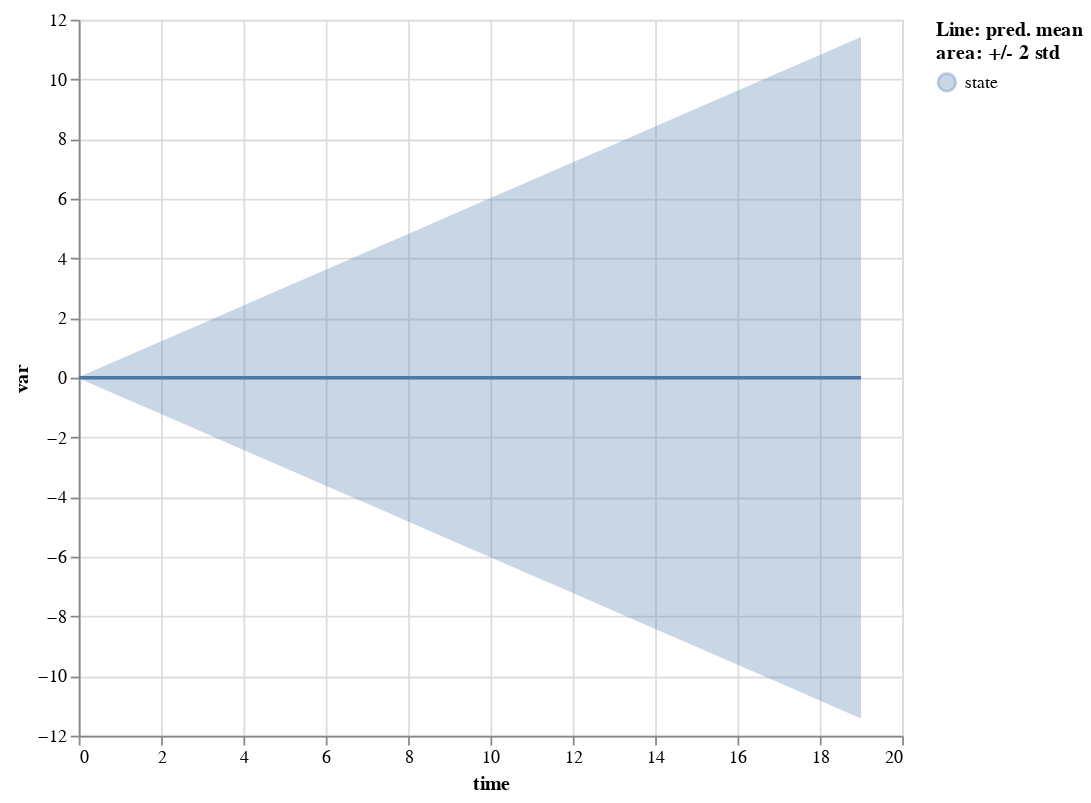

Here is the Vega-Lite specification saved for this chart:
### Vega-Lite specification from a JSON file in a GitHub repository (floating-point values rounded to 4 significant figures)
{"$schema": "https://vega.github.io/schema/vega-lite/v5.2.0.json", "config": {"view": {"continuousHeight": 300, "continuousWidth": 400}}, "data": {"name": "data-469d6e4b0867b438d05780d7644cf8b4"}, "datasets": {"data-469d6e4b0867b438d05780d7644cf8b4": [{"err_high": 0.02002, "err_low": -0.02002, "mean": 0.0, "std": 0.01001, "time": 0, "variable": "state"}, {"err_high": 0.62, "err_low": -0.62, "mean": 0.0, "std": 0.31, "time": 1, "variable": "state"}, {"err_high": 1.22, "err_low": -1.22, "mean": 0.0, "std": 0.61, "time": 2, "variable": "state"}, {"err_high": 1.82, "err_low": -1.82, "mean": 0.0, "std": 0.91, "time": 3, "variable": "state"}, {"err_high": 2.42, "err_low": -2.42, "mean": 0.0, "std": 1.21, "time": 4, "variable": "state"}, {"err_high": 3.02, "err_low": -3.02, "mean": 0.0, "std": 1.51, "time": 5, "variable": "state"}, {"err_high": 3.62, "err_low": -3.62, "mean": 0.0, "std": 1.81, "time": 6, "variable": "state"}, {"err_high": 4.22, "err_low": -4.22, "mean": 0.0, "std": 2.11, "time": 7, "variable": "state"}, {"err_high": 4.82, "err_low": -4.82, "mean": 0.0, "std": 2.41, "time": 8, "variable": "state"}, {"err_high": 5.42, "err_low": -5.42, "mean": 0.0, "std": 2.71, "time": 9, "variable": "state"}, {"err_high": 6.02, "err_low": -6.02, "mean": 0.0, "std": 3.01, "time": 10, "variable": "state"}, {"err_high": 6.62, "err_low": -6.62, "mean": 0.0, "std": 3.31, "time": 11, "variable": "state"}, {"err_high": 7.22, "err_low": -7.22, "mean": 0.0, "std": 3.61, "time": 12, "variable": "state"}, {"err_high": 7.82, "err_low": -7.82, "mean": 0.0, "std": 3.91, "time": 13, "variable": "state"}, {"err_high": 8.42, "err_low": -8.42, "mean": 0.0, "std": 4.21, "time": 14, "variable": "state"}, {"err_high": 9.02, "err_low": -9.02, "mean": 0.0, "std": 4.51, "time": 15, "variable": "state"}, {"err_high": 9.62, "err_low": -9.62, "mean": 0.0, "std": 4.81, "time": 16, "variable": "state"}, {"err_high": 10.22, "err_low": -10.22, "mean": 0.0, "std": 5.11, "time": 17, "variable": "state"}, {"err_high": 10.82, "err_low": -10.82, "mean": 0.0, "std": 5.41, "time": 18, "variable": "state"}, {"err_high": 11.42, "err_low": -11.42, "mean": 0.0, "std": 5.71, "time": 19, "variable": "state"}]}, "params": [{"bind": "scales", "name": "param_7", "select": {"encodings": ["x"], "type": "interval"}, "views": ["view_1"]}], "vconcat": [{"hconcat": [{"height": 400, "layer": [{"encoding": {"color": {"field": "variable", "legend": {"title": ["Line: pred. mean", "area: +/- 2 std"]}, "type": "nominal"}, "x": {"field": "time", "type": "quantitative"}, "y": {"field": "err_low", "scale": {"zero": false}, "title": "var", "type": "quantitative"}, "y2": {"field": "err_high"}}, "mark": "errorband", "name": "view_1"}, {"encoding": {"color": {"field": "variable", "type": "nominal"}, "x": {"field": "time", "type": "quantitative"}, "y": {"field": "mean", "scale": {"zero": false}, "title": "var", "type": "quantitative"}}, "mark": "line"}], "title": "", "width": 460}]}]}
